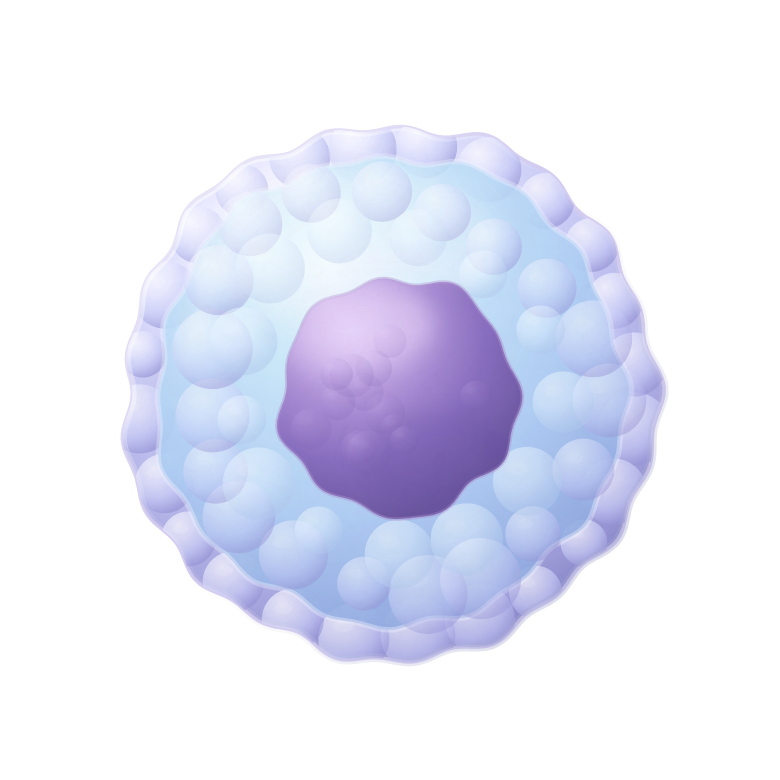
#> input picture preview/cell-a.png, 780 x 780 px; its folder holds 2 pictures in this run
$ python make_comparisons.py
#> lines starting #> are read from the running program, lines starting #| are printed output that depends on the picture
"""Make mobile comparison compositions from the current SVG artwork.

These are visual layouts, not screenshots from a running browser.
"""
from PIL import Image, ImageDraw, ImageFont, ImageFilter, ImageColor
from pathlib import Path
root=Path(__file__).resolve().parent
font='/usr/share/fonts/truetype/dejavu/DejaVuSans.ttf'
bold='/usr/share/fonts/truetype/dejavu/DejaVuSans-Bold.ttf'
def F(s,b=False):return ImageFont.truetype(bold if b else font,s)
normal=[('CD4','#558ec5','#d5edfc',(19,16),(34,24),'fork'),('CD30','#df857d','#fff0e9',(83,16),(71,25),'cluster'),('CD7','#9379bc','#e6d8fb',(11,54),(19,58),'missing'),('Ki-67','#81a995','#d9f6e7',(86,80),(54,51),'ring')]
other=[('CD30','#f05b3f','#ffddd1',(83,14),(72,25),'cluster'),('CD7','#8840c6','#e5d1f8',(11,46),(22,60),'violet'),('BCL2','#d68f24','#ffebbc',(15,84),(37,69),'cyto'),('p53','#06add6','#cbf1f8',(84,77),(54,51),'nuclear')]
def label(canvas,draw,x,y,name,color,pale):
 w={'Ki-67':84,'BCL2':84}.get(name,79)
 under=Image.new('RGBA',canvas.size);sd=ImageDraw.Draw(under);sd.rounded_rectangle((x-w/2,y-16+5,x+w/2,y+20+5),radius=18,fill=(90,84,100,25))
 canvas.alpha_composite(under.filter(ImageFilter.GaussianBlur(8)))
 draw.rounded_rectangle((x-w/2,y-20,x+w/2,y+20),radius=19,fill=pale if name!='CD30' else '#ffccbf',outline='#ffffff',width=1)
 draw.text((x-w/2+18,y-10),name,font=F(15,True),fill='#9e3930' if name=='CD30' else '#3d5f81')
def receptor(canvas,draw,x,y,color,glyph):
 dark=tuple(max(0,int(v*.68)) for v in ImageColor.getrgb(color))
 light=tuple(min(255,int(v*.55+255*.45)) for v in ImageColor.getrgb(color))
 halo=Image.new('RGBA',canvas.size)
 ImageDraw.Draw(halo).ellipse((x-23,y-26,x+23,y+24),fill=(*ImageColor.getrgb(color),55 if glyph!='missing' else 24))
 canvas.alpha_composite(halo.filter(ImageFilter.GaussianBlur(10)))
 draw=ImageDraw.Draw(canvas)
 def orb(xx,yy,r):
  draw.ellipse((xx-r+1,yy-r+3,xx+r+1,yy+r+3),fill=(*dark,100))
  draw.ellipse((xx-r,yy-r,xx+r,yy+r),fill=color,outline=dark,width=1)
  draw.ellipse((xx-r+1,yy-r+1,xx+r-3,yy+r-3),fill=light)
  draw.ellipse((xx-r+2,yy-r+1,xx-r+5,yy-r+4),fill='#fff8f5')
 if glyph=='violet':
  draw.line((x+16,y,x-4,y),fill=dark,width=9);draw.line((x-4,y,x-17,y-13),fill=dark,width=8);draw.line((x-4,y,x-18,y+12),fill=dark,width=8)
  draw.line((x+15,y,x-3,y),fill=color,width=6);draw.line((x-3,y,x-17,y-13),fill=color,width=6);draw.line((x-3,y,x-18,y+12),fill=color,width=6)
  for xx,yy in ((x-19,y-15),(x-19,y+14),(x-5,y)):orb(xx,yy,7)
 elif glyph=='cyto':
  for xx,yy in ((x-12,y-7),(x+9,y-10),(x-13,y+12),(x+12,y+12),(x,y+2)):orb(xx,yy,6)
 elif glyph=='nuclear':
  for xx,yy in ((x-11,y-8),(x+3,y-15),(x+14,y-2),(x+8,y+13),(x-9,y+12),(x,y)):orb(xx,yy,5)
 elif glyph=='missing':
  draw.ellipse((x-13,y-14,x+13,y+12),outline=color,width=2)
  draw.line((x-6,y-1,x+6,y-1),fill=dark,width=3)
  draw.line((x,y+14,x,y+22),fill=color,width=2)
  for dx,dy in ((-13,-14),(13,-14)):
   draw.ellipse((x+dx-6,y+dy-6,x+dx+6,y+dy+6),outline=color,width=2)
 elif glyph=='ring':
  draw.ellipse((x-16,y-16,x+16,y+16),outline=color,width=2)
  for xx,yy in ((x,y-10),(x+9,y),(x,y+10),(x-9,y)):orb(xx,yy,3)
 elif glyph=='mito':
  draw.rounded_rectangle((x-19,y-12,x+19,y+12),radius=12,fill=light,outline=dark,width=2)
  draw.line((x-12,y-3,x-5,y+4,x+3,y-4,x+10,y+3),fill=dark,width=2)
  draw.arc((x-17,y-10,x+8,y+2),180,300,fill='#fff',width=2)
 elif glyph=='dots':
  draw.ellipse((x-16,y-16,x+16,y+16),outline=color,width=2)
  for xx,yy,r in ((x-8,y-6,3),(x+7,y-5,2),(x,y+7,3),(x+9,y+8,2)):orb(xx,yy,r)
 else:
  points=((x,y+18,x,y),(x,y+4,x-12,y-8),(x,y+4,x+12,y-8))
  for line in points:draw.line(line,fill=dark,width=8)
  for line in points:draw.line(line,fill=color,width=6)
  draw.line((x-2,y+13,x-2,y-1),fill=light,width=2)
  for xx,yy in ((x,y-11),(x-12,y-11),(x+12,y-11)):
   orb(xx,yy,7 if glyph=='cluster' else 5)
def card(mode,selected=False,neutral=False,locations=False):
#> called with mode = 'a', selected = False, neutral = False, locations = False
 im=Image.new('RGBA',(390,844),'#faf7f1');d=ImageDraw.Draw(im)
 d.rounded_rectangle((22,20,48,46),radius=9,fill='#e4ecf6');d.text((29,23),'✳',font=F(15),fill='#6686b3')
 d.text((57,29),'VISIT EXPLAINED  /  CELL LAB',font=F(10,True),fill='#5d7090');d.line((22,66,368,66),fill='#e9e5e0')
 d.rounded_rectangle((22,84,368,132),radius=17,fill='#eeeae6')
 if mode=='a':d.rounded_rectangle((26,88,189,128),radius=13,fill='#fff')
 else:d.rounded_rectangle((193,88,364,128),radius=13,fill='#fff')
 d.text((37,102),'A  Interactive SVG',font=F(11,True),fill='#4f78a7' if mode=='a' else '#8a817b')
 d.text((203,102),'B  Illustration + Overlay',font=F(10,True),fill='#4f78a7' if mode=='b' else '#8a817b')
 d.text((25,157),'BIOMARKER VISUAL STUDY' if locations else 'YOUR BIOPSY, VISUALIZED',font=F(10,True),fill='#8e79b8')
 d.text((25,179),'Your T cell (simplified)',font=F(23,True),fill='#4a3b35')
 d.text((25,213),'Four illustrated markers; no patient results.' if locations else 'Tap a marker to explore your visit.',font=F(12),fill='#8b817b')
 aura=Image.new('RGBA',im.size);ImageDraw.Draw(aura).ellipse((40,258,350,591),fill=(221,225,247,85));im.alpha_composite(aura.filter(ImageFilter.GaussianBlur(28)))
#> after `aura = Image.new('RGBA', im.size)`: aura: PIL image 390x844 RGBA; every value is 0
 cell=Image.open(root/f'cell-{mode}.png').convert('RGBA').resize((390,390),Image.Resampling.LANCZOS);im.alpha_composite(cell,(0,225));d=ImageDraw.Draw(im)
 markers=other if locations else normal
 if not neutral:
  for name,color,pale,lp,rp,glyph in markers:
   x,y=round(rp[0]*3.9),225+round(rp[1]*3.9)
   if glyph in ('ring','dots','mito','cyto','nuclear'):
    endx,endy=round(lp[0]*3.9)-27,225+round(lp[1]*3.9)-17
    d.line((x+8,y+8,(x+endx)//2,y+25,endx,endy),fill=color,width=1)
   receptor(im,d,x,y,color,glyph)
  for name,color,pale,lp,rp,glyph in markers:label(im,d,round(lp[0]*3.9),225+round(lp[1]*3.9),name,color,pale)
 d.text((113 if not neutral else 86,634),'Tap a marker to explore' if not neutral else 'A quiet moment to see the cell itself',font=F(12),fill='#978d8c')
 d.rounded_rectangle((25,665,127,691),radius=13,fill='#e9f0f8' if not locations else '#fff9',outline='#d7e3f1',width=1)
 d.rounded_rectangle((134,665,246,691),radius=13,fill='#e9f0f8' if locations else '#fff9',outline='#d7e3f1',width=1)
 d.text((34,672),'Visit markers',font=F(10,True),fill='#536f9d' if not locations else '#7d797a')
 d.text((143,672),'Marker study',font=F(10,True),fill='#536f9d' if locations else '#7d797a')
 d.rounded_rectangle((25,711,61,732),radius=11,fill='#7897bf' if neutral else '#e2dedb')
 d.ellipse((43 if neutral else 28,714,58 if neutral else 43,729),fill='#fff');d.text((72,714),'View cell without markers',font=F(12),fill='#746a66')
 if selected:
  shadow=Image.new('RGBA',im.size);ImageDraw.Draw(shadow).rounded_rectangle((0,530,390,880),radius=29,fill=(75,64,77,40));im.alpha_composite(shadow.filter(ImageFilter.GaussianBlur(14)))
  d=ImageDraw.Draw(im);d.rounded_rectangle((0,530,390,880),radius=29,fill='#fffdfa');d.rounded_rectangle((178,540,213,544),radius=3,fill='#dedbd8')
  d.text((25,568),'MARKER DETAIL',font=F(9,True),fill='#df857d');d.text((25,587),'CD30',font=F(24,True),fill='#4a3b35')
  d.rounded_rectangle((106,593,173,616),radius=11,fill='#fff0e9');d.text((117,599),'Present',font=F(10,True),fill='#df857d');d.text((350,574),'×',font=F(24),fill='#706661')
  d.text((25,634),'What it normally does',font=F(12,True),fill='#4a3b35')
  d.text((25,655),'CD30 is a signaling protein found on some',font=F(11),fill='#746a66');d.text((25,672),'activated immune cells.',font=F(11),fill='#746a66')
  d.text((25,703),'Why doctors look at it',font=F(12,True),fill='#4a3b35')
  d.text((25,724),'Some lymphomas express CD30. The result may',font=F(11),fill='#746a66');d.text((25,741),'help describe the cells and guide discussion.',font=F(11),fill='#746a66')
  d.rounded_rectangle((25,770,365,851),radius=12,fill='#f6f3f9');d.rounded_rectangle((25,770,28,851),radius=1,fill='#df857d');d.text((40,785),'WHAT YOUR DOCTOR SAID',font=F(9,True),fill='#df857d');d.text((40,809),'“Your biopsy showed CD30-positive cells.”',font=F(11),fill='#564d52')
 suffix='-locations' if locations else '-selected' if selected else '-neutral' if neutral else ''
 im.convert('RGB').save(root/f'prototype-{mode}{suffix}.png')
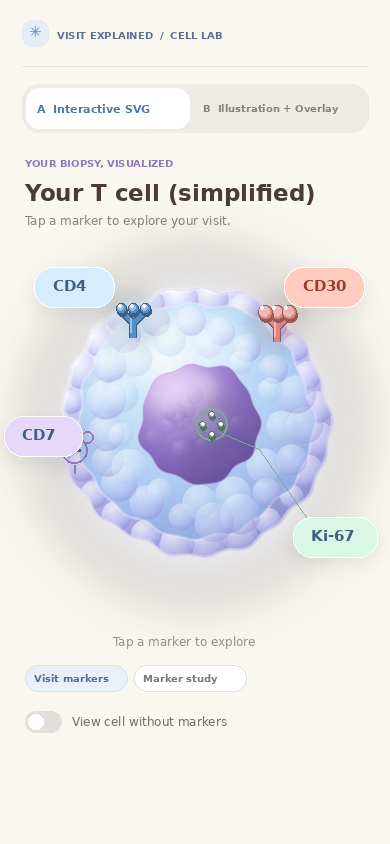
#> saved as prototype-a.png: PIL image 390x844 RGB; mean R, G, B 231.8, 230.5, 233.3
for mode in ('a','b'):
 card(mode);card(mode,True);card(mode,neutral=True);card(mode,locations=True)
#> call 2 of card, with mode = 'a', selected = True, neutral = False, locations = False
#> in card (call 2), `ImageDraw.Draw(shadow).rounded_rectangle((0, 530, 390, 880), radius=29`:
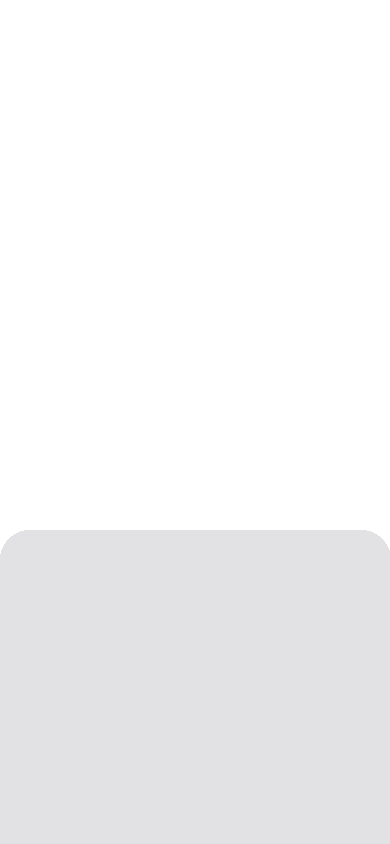
#> shadow: PIL image 390x844 RGBA; mean R, G, B, A 27.8, 23.7, 28.6, 14.8; transparent parts drawn white
#> in card (call 2), `im.alpha_composite(shadow.filter(ImageFilter.GaussianBlur(14)))`:
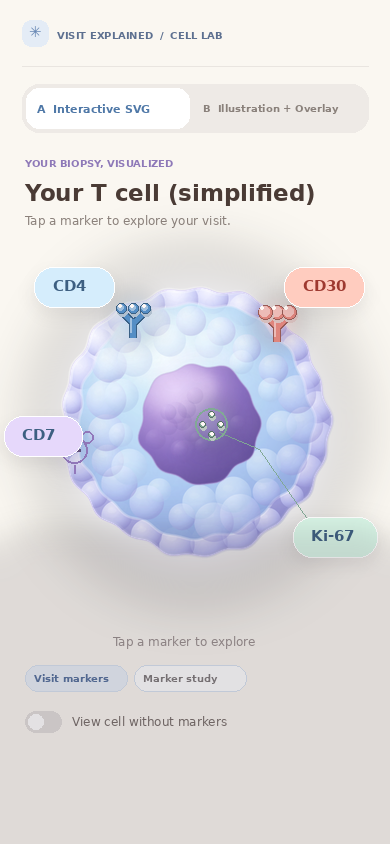
#> im: PIL image 390x844 RGBA; mean R, G, B, A 221.9, 219.9, 223.6, 254.2; transparent parts drawn white
#> in card (call 2), `im.convert('RGB').save(root/f'prototype-{mode}{suffix}.png')`:
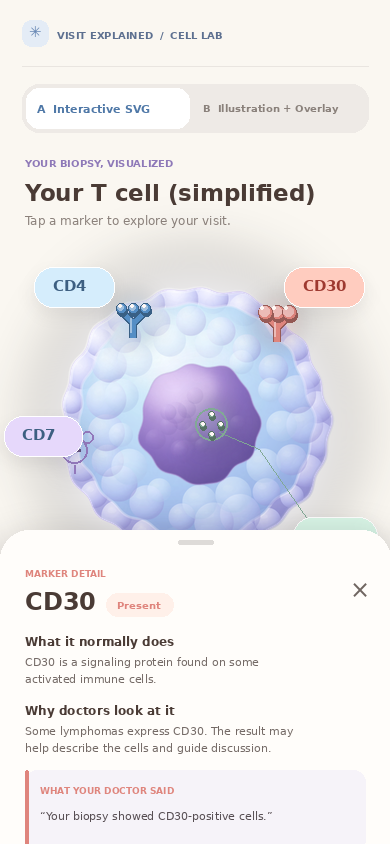
#> saved as prototype-a-selected.png: PIL image 390x844 RGB; mean R, G, B 233.2, 231.3, 235.1
#> call 4 of card, with mode = 'a', selected = False, neutral = False, locations = True
#> after the loop in card (call 4), `for name,color,pale,lp,rp,glyph in markers:`:
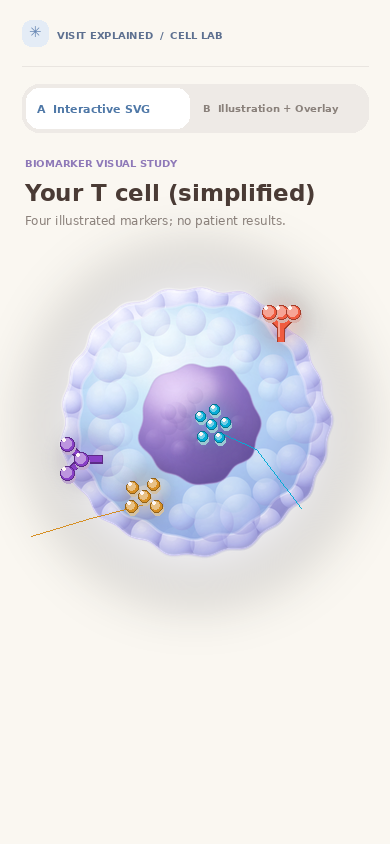
#> im: PIL image 390x844 RGBA; mean R, G, B, A 232.9, 231.1, 233.1, 254.7; transparent parts drawn white
#> after the loop in card (call 4), `for name,color,pale,lp,rp,glyph in markers:label(im,d,round(lp[0]*3.9)..`:
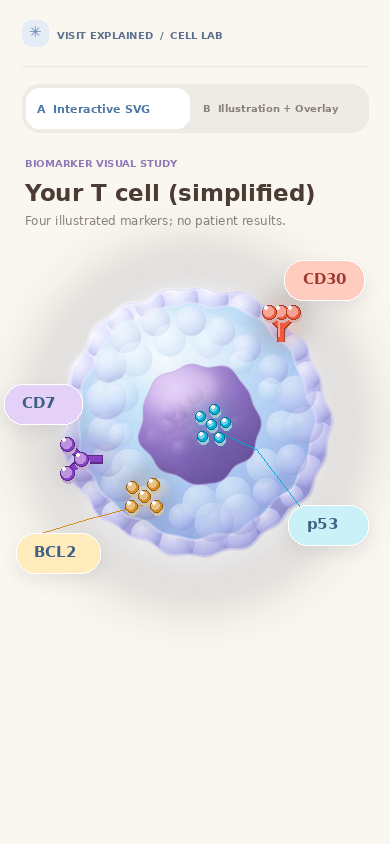
#> im: PIL image 390x844 RGBA; mean R, G, B, A 232.5, 230.4, 232.4, 254.7; transparent parts drawn white
#> in card (call 4), `im.convert('RGB').save(root/f'prototype-{mode}{suffix}.png')`:
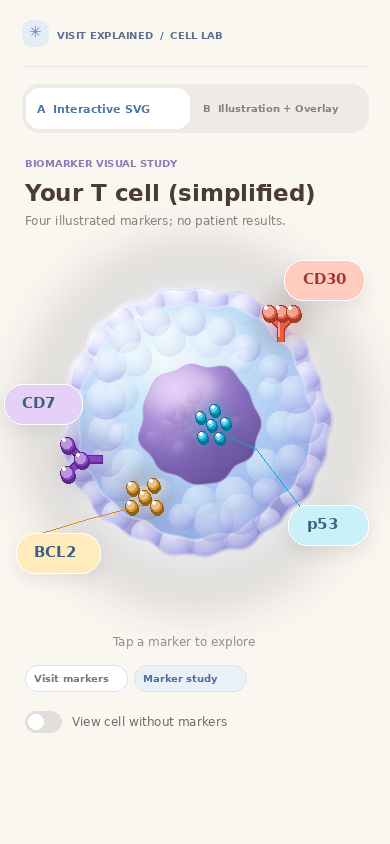
#> saved as prototype-a-locations.png: PIL image 390x844 RGB; mean R, G, B 231.9, 229.9, 232.2
#> pass 2 of the loop `for mode in ('a','b'):`:
#> in card (call 5), `im.alpha_composite(aura.filter(ImageFilter.GaussianBlur(28)))`:
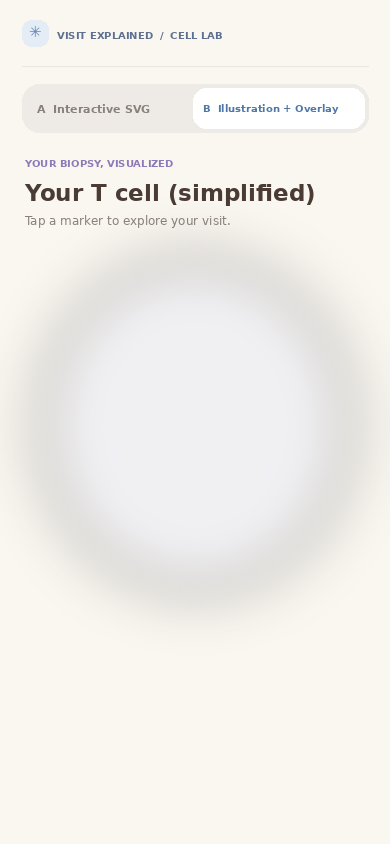
#> im: PIL image 390x844 RGBA; mean R, G, B, A 241.8, 239.4, 235.7, 255
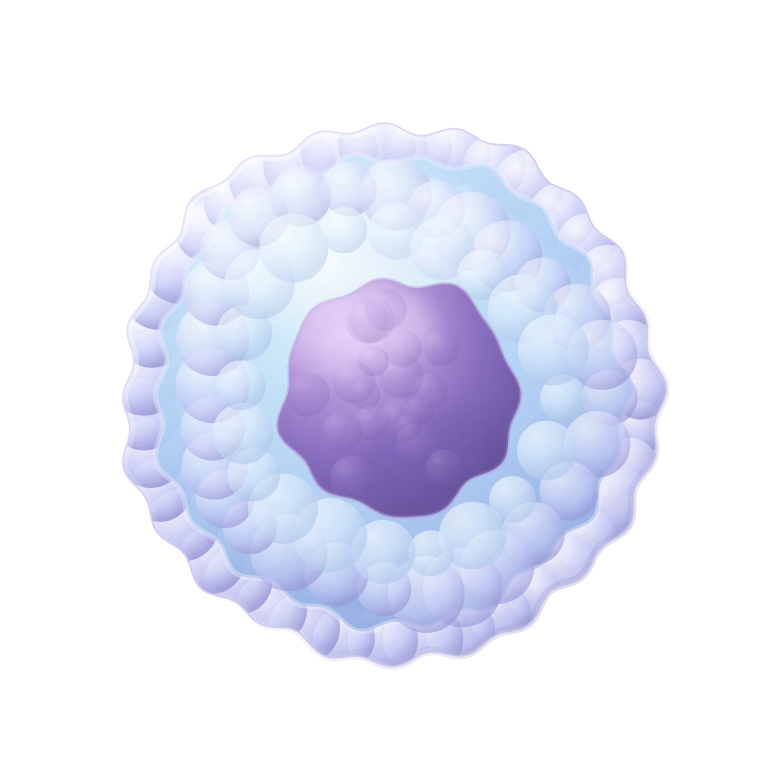
#> input picture preview/cell-b.png, 780 x 780 px
#> in card (call 8), `im.convert('RGB').save(root/f'prototype-{mode}{suffix}.png')`:
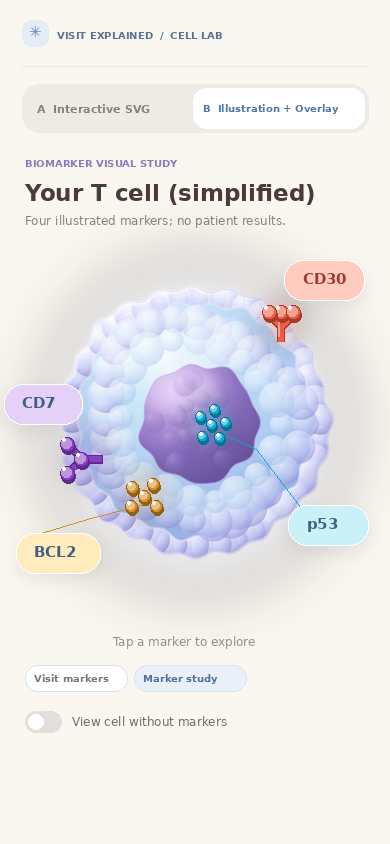
#> saved as prototype-b-locations.png: PIL image 390x844 RGB; mean R, G, B 232.7, 230.6, 232.5
